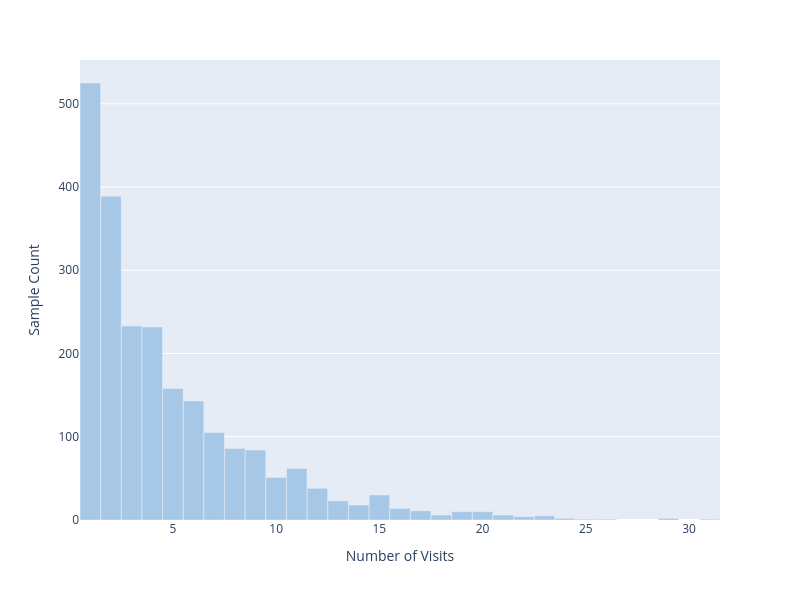

The cell this chart's notebook holds for it:
### Code cell
# Occurrences of each repeat visit

# Create the bar plot
fig = px.bar(
    repeat_counts, 
    x="number_visits", 
    y="sample_count", 
    labels={"sample_count": "Sample Count", "number_visits": "Number of Visits"}
)

# Improve layout
fig.update_traces(marker=dict(color="#A7C7E7"))
fig.update_layout(yaxis_categoryorder="total ascending", bargap=0.01, height = 600, width = 800)

# Show plot
fig.show()

### Figure 1 — Plotly figure (JSON) as saved in the notebook; plotly's stock layout.template omitted (floating-point values rounded to 4 significant figures)
{"data": [{"alignmentgroup": "True", "hovertemplate": "Number of Visits=%{x}<br>Sample Count=%{y}<extra></extra>", "legendgroup": "", "marker": {"color": "#A7C7E7", "pattern": {"shape": ""}}, "name": "", "offsetgroup": "", "orientation": "v", "showlegend": false, "textposition": "auto", "type": "bar", "x": [1, 2, 3, 4, 5, 6, 7, 8, 9, 11, 10, 12, 15, 13, 14, 16, 17, 20, 19, 18, 21, 23, 22, 24, 29, 26, 25, 31], "xaxis": "x", "y": [525, 389, 233, 232, 158, 143, 105, 86, 84, 62, 51, 38, 30, 23, 18, 14, 11, 10, 10, 6, 6, 5, 4, 2, 2, 1, 1, 1], "yaxis": "y"}], "layout": {"bargap": 0.01, "barmode": "relative", "height": 600, "legend": {"tracegroupgap": 0}, "margin": {"t": 60}, "width": 800, "xaxis": {"anchor": "y", "domain": [0, 1], "title": {"text": "Number of Visits"}}, "yaxis": {"anchor": "x", "categoryorder": "total ascending", "domain": [0, 1], "title": {"text": "Sample Count"}}}}
